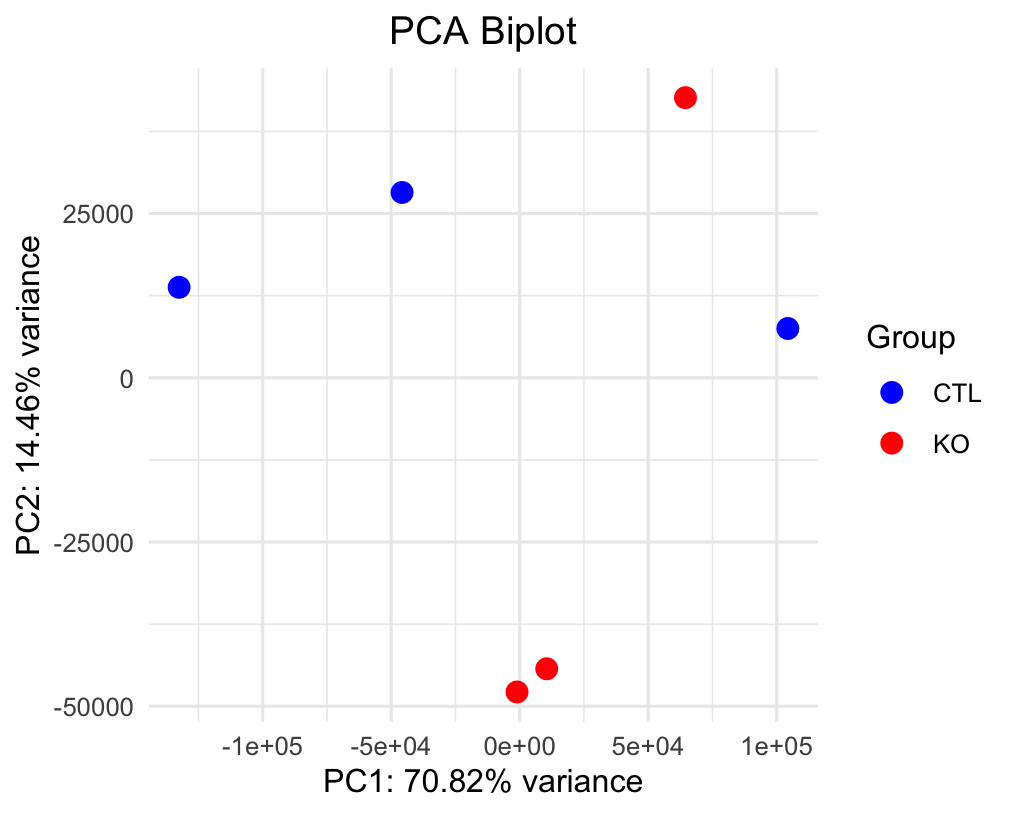

Recreate this plot in R.
# Install and load the required packages
install.packages("ggplot2")
library(ggplot2)

# Read the count matrix from output.txt
count_matrix <- read.table("output.txt", sep = ",", header = TRUE, row.names = 1)

# Remove genes with zero counts across all samples
count_matrix <- count_matrix[rowSums(count_matrix) > 0, ]

# Perform PCA on the count matrix without scaling
pca_result <- prcomp(t(count_matrix), scale. = FALSE)

# Extract the principal components (PCs)
pcs <- data.frame(pca_result$x)

# Add a group column to the data frame based on the sample names
pcs$group <- ifelse(grepl("CTL", rownames(pcs)), "CTL", "KO")

# Create a data frame for the legend
legend_df <- data.frame(
  group = c("CTL", "KO"),
  color = c("blue", "red")
)

# Create the PCA plot using ggplot2
pca_plot <- ggplot(pcs, aes(x = PC1, y = PC2, color = group)) +
  geom_point(size = 3) +
  scale_color_manual(values = c("blue", "red")) +
  labs(title = "PCA Biplot",
       x = paste0("PC1: ", round(pca_result$sdev[1]^2 / sum(pca_result$sdev^2) * 100, 2), "% variance"),
       y = paste0("PC2: ", round(pca_result$sdev[2]^2 / sum(pca_result$sdev^2) * 100, 2), "% variance"),
       color = "Group") +
  theme_minimal() +
  theme(plot.title = element_text(hjust = 0.5),
        legend.position = "right")

# Display the plot
print(pca_plot)
